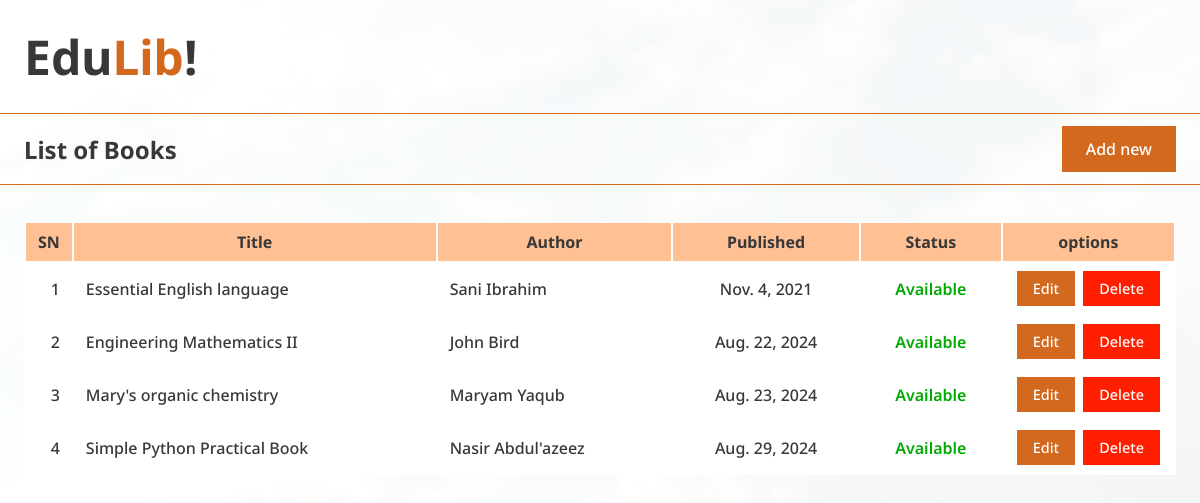
The page /books/ on the database its author committed.
### books/models.py (models this page shows)
class Book(models.Model):
  title = models.CharField(max_length=100)
  author = models.CharField(max_length=100)
  publish_date = models.DateField(verbose_name = "Publish date")
  availability = models.BooleanField(default=True)

### books/views.py (the view)
# urls.py: path('books/', views.books, name='books'),
def books(request):
  book_list = Book.objects.all()
  return render(request, "books.html", {"books": book_list})

### books/templates/books.html (shortened to what this page needs)
{% extends "layout.html" %}
{% block cotent %}
  <div class="banner">
    <h2>List of Books</h2>
    <a class="btn" href="{% url 'addBook' %}">Add new</a>
  </div>
  <div>
    <table>
      <thead>
        <th width="40px">SN</th>
        <th>Title</th>
        <th>Author</th>
        <th>Published</th>
        <th>Status</th>
        <th width="120px">options</th>
      </thead>
      <tbody>
        {% for book in books %}
        <tr>
          <td class="right">{{ forloop.counter }}</td>
          <td>{{ book.title }}</td>
          <td>{{ book.author }}</td>
          <td class="center">{{ book.publish_date }}</td>
          <td class="center {{ book.availability|yesno:'green,red' }}">{{ book.availability|yesno:"Available,unavailable" }}</td>
          <td class="center">
            <a class="btn" href="{% url 'updateBook' book.id %}">Edit</a>
            <a class="btn delete" href="{% url 'deleteBook' book.id %}">Delete</a>
          </td>
        </tr>
        {% empty %}
        <tr><td colspan="6" class="center">No data</td></tr>
        {% endfor %}
      </tbody>
    </table>
  </div>
{% endblock %}

### books/templates/layout.html (shortened to what this page needs)
<!DOCTYPE html>
<html lang="en">
<head>
  {% load static %}
</head>
<body>
<div id="wrapper">
  <a href="{% url 'home' %}"><h1>Edu<span style="color: chocolate;">Lib</span>!</h1></a>
  {% block cotent %}
  {% endblock %}
</div>
</body>
</html>

### books/templates/books.html (style rules this page uses)
.green { color: rgb(1, 170, 1); font-weight: 600; }

### rows shown on the page
Book: title "Essential English language", author "Sani Ibrahim", publish_date "Nov. 4, 2021", availability "Available"
Book: title "Engineering Mathematics II", author "John Bird", publish_date "Aug. 22, 2024", availability "Available"
Book: title "Mary's organic chemistry", author "Maryam Yaqub", publish_date "Aug. 23, 2024", availability "Available"
Book: title "Simple Python Practical Book", author "Nasir Abdul'azeez", publish_date "Aug. 29, 2024", availability "Available"
